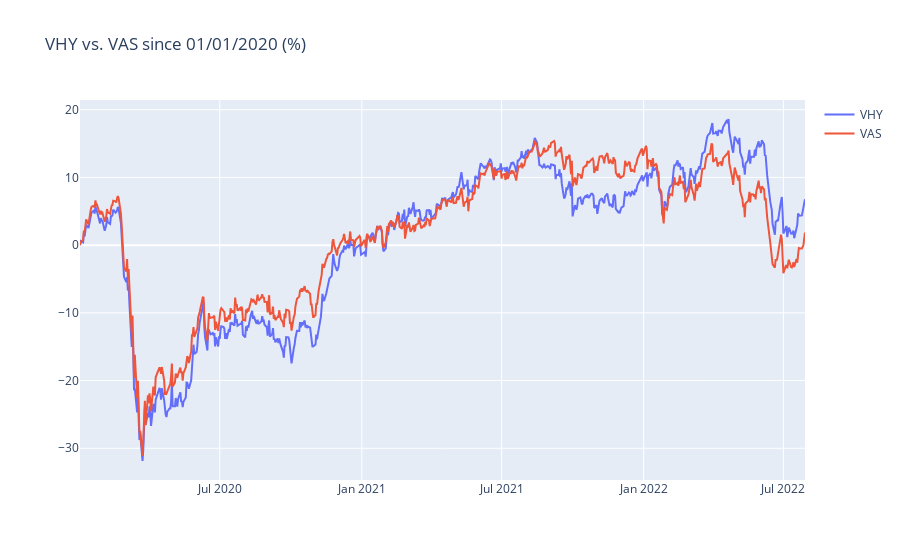

Source (notebook cell):
### Markdown cell above
### Performance Benchmark Results

### Code cell
bench_share_1 = (share_1["Close"] / share_1.iloc[0]["Close"] - 1) * 100
bench_share_2 = (share_2["Close"] / share_2.iloc[0]["Close"] - 1) * 100

print(ticker_1, "has gained", str(round(bench_share_1.iloc[-1] * 100, 2)) + "%", "since", start_date)
print(ticker_2, "has gained", str(round(bench_share_2.iloc[-1] * 100, 2)) + "%", "since", start_date)

performance_bench_chart = go.Figure()
performance_bench_chart.add_trace(go.Scatter(x = share_1.index, y = bench_share_1, name = ticker_1))
performance_bench_chart.add_trace(go.Scatter(x = bench_share_2.index, y = bench_share_2, name = ticker_2))
performance_bench_chart.update_layout(title = ticker_1 + " vs. " + ticker_2 + " since " + start_date + " (%)")
performance_bench_chart.show()

### Figure 1 — Plotly figure (JSON) as saved in the notebook; plotly's stock layout.template omitted (floating-point values rounded to 4 significant figures; data arrays with more than 128 entries replaced by an {"elided": "..."} marker saying what was removed)
{"data": [{"name": "VHY", "type": "scatter", "x": {"elided": "653 str values"}, "y": {"elided": "653 float values"}}, {"name": "VAS", "type": "scatter", "x": {"elided": "653 str values"}, "y": {"elided": "653 float values"}}], "layout": {"title": {"text": "VHY vs. VAS since 01/01/2020 (%)"}}}
